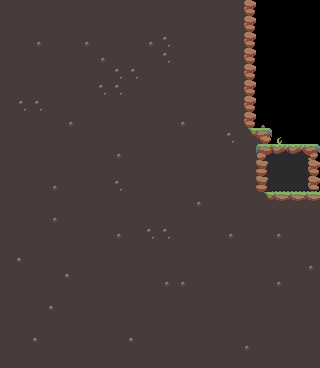

This is a level from a 2D game, rendered from its Tiled map with the project's own tilesets. A one-line summary and the complete map file follow:
An orthogonal 20x23 tile map with 16x16 px tiles, 2 tile layers (background, ground).

<map version="1.9" tiledversion="1.9.2" orientation="orthogonal" renderorder="right-down" width="20" height="23" tilewidth="16" tileheight="16" infinite="0" nextlayerid="4" nextobjectid="23">
 <tileset firstgid="1" source="tileset.tsx" />
 <layer id="3" name="background" width="20" height="23">
  <data encoding="csv">
0,0,0,0,0,0,0,0,0,0,0,0,0,0,0,0,0,0,0,0,
0,0,0,0,0,0,0,0,0,0,0,0,0,0,0,0,0,0,0,0,
0,0,0,0,0,0,0,0,0,0,0,0,0,0,0,0,0,0,0,0,
0,0,0,0,0,0,0,0,0,0,0,0,0,0,0,0,0,0,0,0,
0,0,0,0,0,0,0,0,0,0,0,0,0,0,0,0,0,0,0,0,
0,0,0,0,0,0,0,0,0,0,0,0,0,0,0,0,0,0,0,0,
0,0,0,0,0,0,0,0,0,0,0,0,0,0,0,0,0,0,0,0,
0,0,0,0,0,0,0,0,0,0,0,0,0,0,0,0,0,0,0,0,
0,0,0,0,0,0,0,0,0,0,0,0,0,0,0,0,0,0,0,0,
0,0,0,0,0,0,0,0,0,0,0,0,0,0,0,0,301,239,239,240,
0,0,0,0,0,0,0,0,0,0,0,0,0,0,0,0,333,334,334,272,
0,0,0,0,0,0,0,0,0,0,0,0,0,0,0,0,333,334,334,272,
0,0,0,0,0,0,0,0,0,0,0,0,0,0,0,0,0,0,36,36,
0,0,0,0,0,0,0,0,0,0,0,0,0,0,0,0,0,0,0,0,
0,0,0,0,0,0,0,0,0,0,0,0,0,0,0,0,0,0,0,0,
0,0,0,0,0,0,0,0,0,0,0,0,0,0,0,0,0,0,0,0,
0,0,0,0,0,0,0,0,0,0,0,0,0,0,0,0,0,0,0,0,
0,0,0,0,0,0,0,0,0,0,0,0,0,0,0,0,0,0,0,0,
0,0,0,0,0,0,0,0,0,0,0,0,0,0,0,0,0,0,0,0,
0,0,0,0,0,0,0,0,0,0,0,0,0,0,0,0,0,0,0,0,
0,0,0,0,0,0,0,0,0,0,0,0,0,0,0,0,0,0,0,0,
0,0,0,0,0,0,0,0,0,0,0,0,0,0,0,0,0,0,0,0,
0,0,0,0,0,0,0,0,0,0,0,0,0,0,0,0,0,0,0,0
</data>
 </layer>
 <layer id="1" name="ground" width="20" height="23">
  <data encoding="csv">
101,101,101,101,101,101,101,101,101,101,101,101,101,101,101,103,0,0,0,0,
101,101,101,101,101,101,101,101,101,101,101,101,101,101,101,103,0,0,0,0,
101,101,102,101,101,102,101,101,101,102,69,101,101,101,101,103,0,0,0,0,
101,101,101,101,101,101,102,101,101,101,69,101,101,101,101,103,0,0,0,0,
101,101,101,101,101,101,101,69,69,101,101,101,101,101,101,103,0,0,0,0,
101,101,101,101,101,101,69,69,101,101,101,101,101,101,101,103,0,0,0,0,
101,69,69,101,101,101,101,101,101,101,101,101,101,101,101,103,0,0,0,0,
101,101,101,101,102,101,101,101,101,101,101,102,101,101,101,103,39,0,0,0,
101,101,101,101,101,101,101,101,101,101,101,101,101,101,69,70,38,6,0,0,
101,101,101,101,101,101,101,102,101,101,101,101,101,101,101,101,0,0,0,0,
101,101,101,101,101,101,101,101,101,101,101,101,101,101,101,101,0,0,0,0,
101,101,101,102,101,101,101,69,101,101,101,101,101,101,101,101,0,163,163,163,
101,101,101,101,101,101,101,101,101,101,101,101,102,101,101,101,70,36,36,36,
101,101,101,102,101,101,101,101,101,101,101,101,101,101,101,101,101,101,101,101,
101,101,101,101,101,101,101,102,101,69,69,101,101,101,102,101,101,102,101,101,
101,101,101,101,101,101,101,101,101,101,101,101,101,101,101,101,101,101,101,101,
101,99,101,101,101,101,101,101,101,101,101,101,101,101,101,101,101,101,101,102,
101,101,101,101,99,101,101,101,101,101,102,102,101,101,101,101,101,102,101,101,
101,101,101,101,101,101,101,101,101,101,101,101,101,101,101,101,101,101,101,101,
101,101,101,99,101,101,101,101,101,101,101,101,101,101,101,101,101,101,101,101,
101,101,101,101,101,101,101,101,101,101,101,101,101,101,101,101,101,101,101,101,
101,101,99,101,101,101,101,101,99,101,101,101,101,101,101,102,101,101,101,101,
101,101,101,101,101,101,101,101,101,101,101,101,101,101,101,101,101,101,101,101
</data>
 </layer>
 <objectgroup id="2" name="objects" />
</map>
